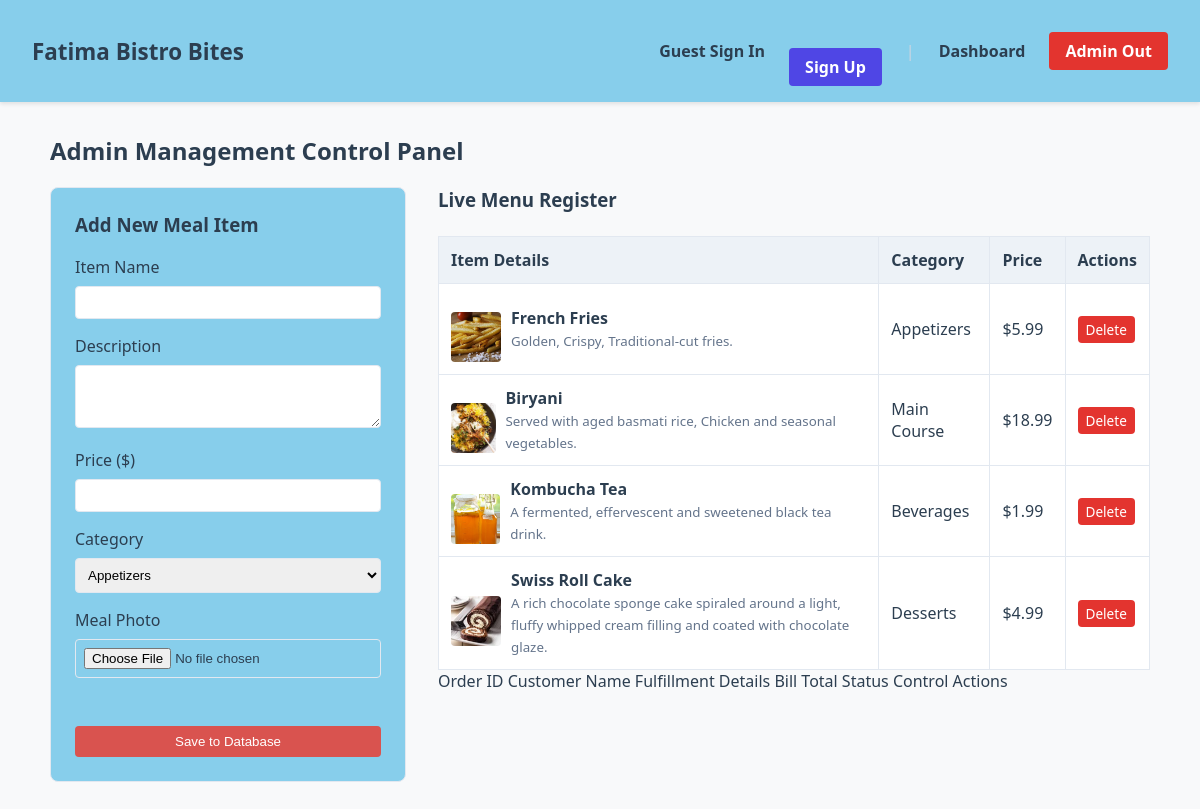
Page /admin (signed in) on the committed database.
### tables this page shows
CREATE TABLE menu_items (
            id INTEGER PRIMARY KEY AUTOINCREMENT,
            title TEXT NOT NULL,
            description TEXT,
            price REAL NOT NULL,
            category_id INTEGER,
            image TEXT,
            FOREIGN KEY (category_id) REFERENCES categories (id)
        );

CREATE TABLE categories (id INTEGER PRIMARY KEY AUTOINCREMENT, name TEXT NOT NULL UNIQUE);

### app.py (the view)
@app.route('/admin')
def admin_dashboard():
    if not session.get('logged_in'): return redirect(url_for('login'))
    conn = get_db_connection()
    items = conn.execute('SELECT menu_items.*, categories.name AS category_name FROM menu_items JOIN categories ON menu_items.category_id = categories.id').fetchall()
    categories = conn.execute('SELECT * FROM categories').fetchall()
    orders = conn.execute('SELECT orders.*, users.name FROM orders JOIN users ON orders.user_id = users.id ORDER BY orders.id DESC').fetchall()
    conn.close()
    return render_template('admin.html', items=items, categories=categories, orders=orders)

### app.py (called while the page is built)
def get_db_connection():
    conn = sqlite3.connect('restaurant.db')
    conn.row_factory = sqlite3.Row
    return conn

### templates/admin.html (shortened to what this page needs)
{% extends 'base.html' %}
{% block content %}
<h2>Admin Management Control Panel</h2>
<div style="display: grid; grid-template-columns: 1fr 2fr; gap: 2rem; align-items: start;">
    <div style="background: skyblue; padding: 1.5rem; border-radius: 8px; border: 1px solid var(--border);">
        <h3 style="margin-top:0;">Add New Meal Item</h3>
        <form action="/admin/add" method="POST" enctype="multipart/form-data">
            <div class="form-group">
                <label>Item Name</label>
                <input type="text" name="title" required>
            </div>
            <div class="form-group">
                <label>Description</label>
                <textarea name="description" rows="3" required></textarea>
            </div>
            <div class="form-group">
                <label>Price ($)</label>
                <input type="number" step="0.01" name="price" required>
            </div>
            <div class="form-group">
                <label>Category</label>
                <select name="category_id">
                    {% for cat in categories %}
                        <option value="{{ cat.id }}">{{ cat.name }}</option>
                    {% endfor %}
                </select>
            </div>
            <div class="form-group">
                <label>Meal Photo</label>
                <input type="file" name="image" accept="image/*">
            </div>
            <button type="submit" class="btn btn-primary" style="width: 100%;">Save to Database</button>
        </form>
    </div>
    <div>
        <h3 style="margin-top: 0;">Live Menu Register</h3>
        <table>
            <thead>
                <tr>
                    <th>Item Details</th>
                    <th>Category</th>
                    <th>Price</th>
                    <th>Actions</th>
                </tr>
            </thead>
            <tbody>
                {% for item in items %}
                <tr>
                    <td>
                        <div style="display: flex; align-items: center;">
                            {% if item.image and item.image != 'default_meal.jpg' %}
                                <img src="{{ url_for('static', filename='uploads/' ~ item.image) }}" class="table-thumbnail" alt="">
                            {% else %}
                                <div class="table-thumbnail" style="background:#cbd5e1; display:inline-block; font-size:10px; text-align:center; line-height:50px; color:#64748b;">No Pic</div>
                            {% endif %}
                            <div>
                                <strong>{{ item.title }}</strong><br>
                                <small style="color:#64748b;">{{ item.description }}</small>
                            </div>
                        </div>
                    </td>
                    <td>{{ item.category_name }}</td>
                    <td>${{ "%.2f"|format(item.price) }}</td>
                    <td>
                        <a href="/admin/delete/{{ item.id }}" class="btn btn-danger" style="padding: 0.25rem 0.5rem; font-size: 0.85rem;" onclick="return confirm('Are you sure you want to drop this item?');">Delete</a>
                    </td>
                </tr>
                {% endfor %}
            </tbody>
        </table>
<thead>
    <tr>
        <th>Order ID</th>
        <th>Customer Name</th>
        <th>Fulfillment Details</th>
        <th>Bill Total</th>
        <th>Status Control Actions</th>
    </tr>
</thead>
    </div>
</div>
{% endblock %}

### static/style.css (style rules this page uses)
:root { --primary: #d9534f; --dark: #2c3e50; --light: #f8f9fa; --border: #e2e8f0; }
body { font-family: "Segoe UI", system-ui, sans-serif; margin: 0; background-color: var(--light); color: var(--dark); }
.btn { padding: 0.5rem 1rem; border-radius: 4px; border: none; cursor: pointer; text-decoration: none; }
.btn-primary { background: var(--primary); color: white; margin-top: 2rem; }
.btn-danger { background: #e3342f; color: white; }
.form-group { margin-bottom: 1rem; }
.form-group label { display: block; margin-bottom: 0.5rem; font-weight: 500; }
.form-group input, .form-group textarea, .form-group select { width: 100%; padding: 0.5rem; border: 1px solid var(--border); border-radius: 4px; box-sizing: border-box; }
table { width: 100%; border-collapse: collapse; background: white; margin-top: 1.5rem; }
th, td { padding: 0.75rem; border: 1px solid var(--border); text-align: left; }
th { background: #edf2f7; }
.table-thumbnail { width: 50px; height: 50px; object-fit: cover; border-radius: 4px; margin-right: 10px; margin-top: 1rem; vertical-align: middle; }

### rows in the picture
menu_items: image (picture), title "French Fries", description "Golden, Crispy, Traditional-cut fries.", category_name "Appetizers", price "5.99"
menu_items: image (picture), title "Biryani", description "Served with aged basmati rice, Chicken and seasonal vegetables.", category_name "Main Course", price "18.99"
menu_items: image (picture), title "Kombucha Tea", description "A fermented, effervescent and sweetened black tea drink.", category_name "Beverages", price "1.99"
menu_items: image (picture), title "Swiss Roll Cake", description "A rich chocolate sponge cake spiraled around a light, fluffy whipped cream filling and coated with chocolate glaze.", category_name "Desserts", price "4.99"

### other values in the picture
form field category_id "Appetizers"
